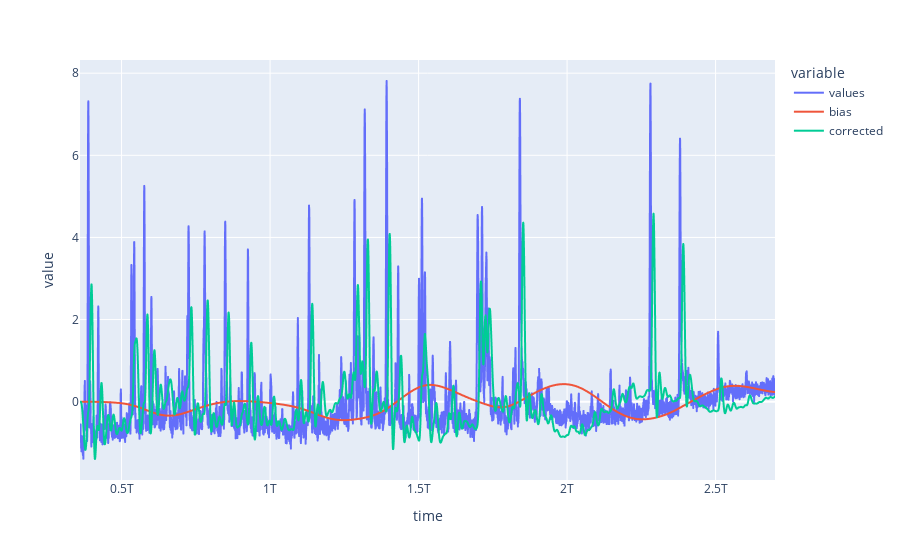

The cell this chart's notebook holds for it:
### Markdown cell above
Filtrage haute fréquence pour éliminer le bruit

### Code cell
df['corrected'] = butter_lowpass_filter(df['values'], NOISE_FREQ, 1/PERIOD*1000)
df['corrected'] = df['corrected'] - df['bias']
df.plot()

### Figure 1 — Plotly figure (JSON) as saved in the notebook; plotly's stock layout.template omitted (floating-point values rounded to 4 significant figures; data arrays with more than 128 entries replaced by an {"elided": "..."} marker saying what was removed)
{"data": [{"hovertemplate": "variable=values<br>time=%{x}<br>value=%{y}<extra></extra>", "legendgroup": "values", "line": {"color": "#636efa", "dash": "solid"}, "mode": "lines", "name": "values", "showlegend": true, "type": "scattergl", "x": {"elided": "6608 int values"}, "xaxis": "x", "y": {"elided": "6608 float values"}, "yaxis": "y"}, {"hovertemplate": "variable=bias<br>time=%{x}<br>value=%{y}<extra></extra>", "legendgroup": "bias", "line": {"color": "#EF553B", "dash": "solid"}, "mode": "lines", "name": "bias", "showlegend": true, "type": "scattergl", "x": {"elided": "6608 int values"}, "xaxis": "x", "y": {"elided": "6608 float values"}, "yaxis": "y"}, {"hovertemplate": "variable=corrected<br>time=%{x}<br>value=%{y}<extra></extra>", "legendgroup": "corrected", "line": {"color": "#00cc96", "dash": "solid"}, "mode": "lines", "name": "corrected", "showlegend": true, "type": "scattergl", "x": {"elided": "6608 int values"}, "xaxis": "x", "y": {"elided": "6608 float values"}, "yaxis": "y"}], "layout": {"legend": {"title": {"text": "variable"}, "tracegroupgap": 0}, "margin": {"t": 60}, "xaxis": {"anchor": "y", "domain": [0, 1], "title": {"text": "time"}}, "yaxis": {"anchor": "x", "domain": [0, 1], "title": {"text": "value"}}}}
